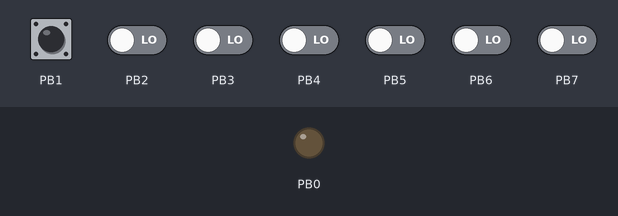
A program run on a simulated ATmega328P, built with avr-gcc and emulated at 16 MHz (the files do not name the chip). Parts: output pins drawn as LEDs (lit = HIGH). The test bench sets the inputs (shaded band); at power-on: PB1 HIGH, PB2–7 LOW.

Above: at 1.2 s.
1.3 s: PB1 pulled LOW for 0.15 s
At 1.4 s:
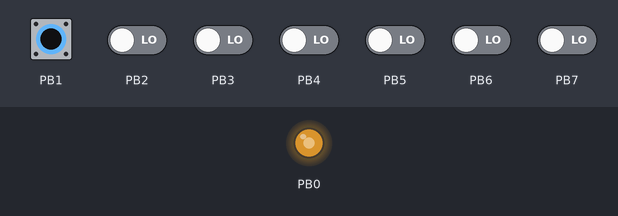
3.0 s: PB1 pulled LOW for 0.15 s
At 3.1 s:
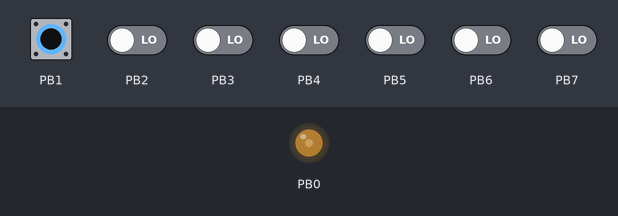
Timing chart, 0 to 6.0 s (numbered marks = the images above; inputs shaded):
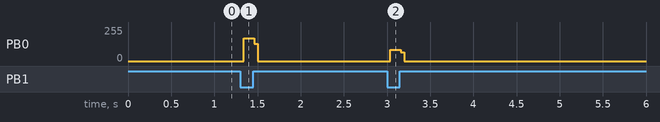

Measured:
- after the input at 1.3 s, PB0: 0/255 → 170/255 at once, → 0/255 0.12 s later
- after the input at 3.0 s, PB0: 0/255 → 85/255 at once, → 0/255 0.12 s later

The program:

main.c
```c
/*
 * GccApplication2.c
 *
 * Created: 08-05-2021 22:18:49
 * Author : A.C.E
 */

#include <avr/io.h>
#include <util/delay.h>
#define F_CPU  16000000
int main(void)
{
	DDRB |= (1<<0);//out
	DDRB &= ~(1<<1);//in
	PORTB |= (1<<1);
    /* Replace with your application code */
    while (1)
    {
		if (!PINB & 0x01)//switch connected to portb.1
		{
			PORTB |=(1<<0);
		}
		if(!(!PORTB & 0x01))
		{
			PORTB &=~(1<<0);
		}
		}

    }
```
